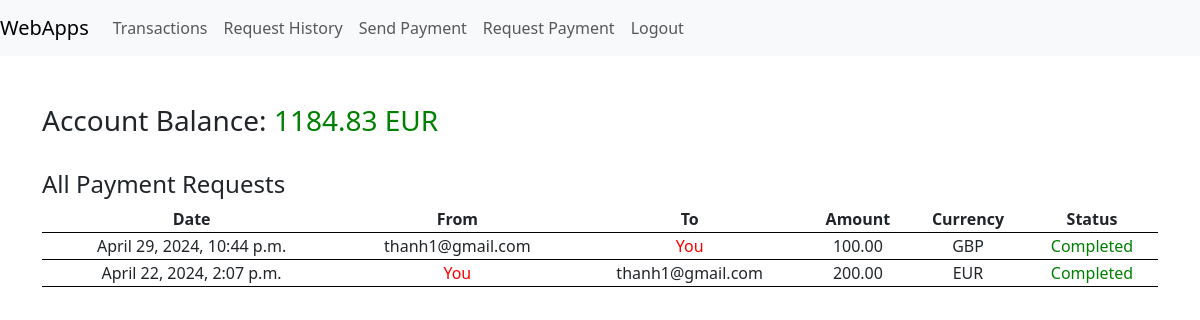
Page /account/request_history/ (signed in) on the earlier database version.
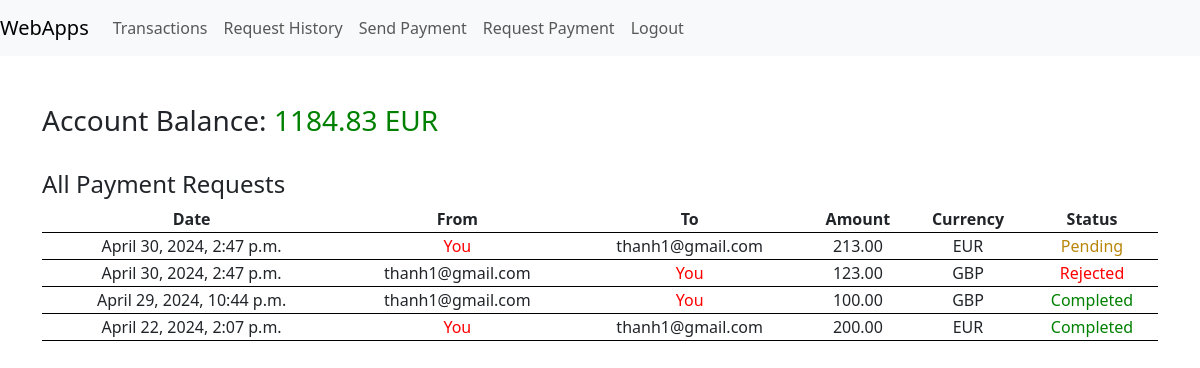
Same page on the later database version.
### payapp/models.py (models this page shows, shortened)
class RequestPayment(models.Model):
    request_user = models.ForeignKey(User, on_delete=models.CASCADE, related_name="request_user")
    receive_user = models.ForeignKey(User, on_delete=models.CASCADE, related_name="receive_user")
    request_currency = models.CharField(max_length=3, default="GBP")
    amount = models.DecimalField(max_digits=10, decimal_places=2)
    timestamp = models.DateTimeField(auto_now_add=True)
    status = models.CharField(max_length=10, default="Pending")

### register/models.py (models this page shows)
class User(AbstractUser):
    email = models.EmailField(unique=True)  # using their registered email address as their unique identifier
    balance = models.DecimalField(max_digits=10, decimal_places=2, default=1000.00)
    currency = models.CharField(max_length=3, default="GBP")

### payapp/views.py (the view)
# urls.py: path('request_history/', views.all_requests, name="request_history"),
@csrf_protect
def all_requests(request):
    if request.user.is_authenticated:
        try:
            with transaction.atomic():
                request_list = RequestPayment.objects.filter(
                    Q(request_user=request.user) | Q(receive_user=request.user)
                ).order_by('-timestamp')
        except ValueError:
            messages.error(request, 'Payment Requests is not available.')
        return render(request, 'payapp/request_history.html', context={"request_list": request_list})
    else:
        return redirect('home')

### templates/payapp/request_history.html (shortened to what this page needs)
{% extends 'webapps2024/base.html' %}
{% load crispy_forms_filters %}
{% load crispy_forms_tags %}
{% block content %}
    <h3>Account Balance: <span class="account">{{ user.balance }} {{ user.currency }}</span></h3>
    <br/>
    <div>
        <h4>All Payment Requests</h4>
        <table>
            <tr>
                <th>Date</th>
                <th>From</th>
                <th>To</th>
                <th>Amount</th>
                <th>Currency</th>
                <th>Status</th>
            </tr>
            {% for t in request_list %}
                <tr>
                    <td>{{ t.timestamp }}</td>
                    <td>
                        {% if t.request_user == user %}
                            <span class="name">You</span>
                        {% else %}
                            {{ t.request_user.email }}
                        {% endif %}
                    </td>
                    <td>
                        {% if t.receive_user == user %}
                            <span class="name">You</span>
                        {% else %}
                            {{ t.receive_user.email }}
                        {% endif %}
                    </td>
                    <td>{{ t.amount }}</td>
                    <td>{{ t.request_currency }}</td>
                    <td>
                        {% if t.status == 'Pending' %}
                            <span class="status_pending">{{ t.status }}</span>
                        {% elif t.status == 'Completed' %}
                            <span class="status_completed">{{ t.status }}</span>
                        {% else %}
                            <span class="status_rejected">{{ t.status }}</span>
                        {% endif %}
                    </td>
                </tr>
            {% empty %}
                <tr>
                    <td colspan="6">No request history.</td>
                </tr>
            {% endfor %}
        </table>
    </div>
{% endblock %}

Differences in the rows shown:
added RequestPayment: timestamp "April 30, 2024, 2:47 p.m.", shows "You", receive_user.email "thanh1@gmail.com", amount "213.00", request_currency "EUR", status "Pending"
added RequestPayment: timestamp "April 30, 2024, 2:47 p.m.", request_user.email "thanh1@gmail.com", shows "You", amount "123.00", request_currency "GBP", status "Rejected"
